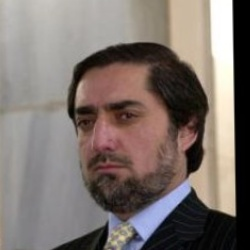
#> input picture data/lfw_funneled/Abdullah/Abdullah_0004.jpg, 250 x 250 px
$ python -i app.py   (imports and definitions only)
#> lines starting #> are read from the running program, lines starting #| are printed output that depends on the picture
import streamlit as st
from joblib import load
import numpy as np
import pandas as pd
from PIL import Image
from sklearn.preprocessing import StandardScaler
from sklearn.decomposition import PCA
import cv2

# [1 line not run here, left out]
people_names = np.genfromtxt('data/people_names.csv', delimiter=',', dtype=str)
#print(people_names)
# [2 lines not run here, left out]


face_classifier = cv2.CascadeClassifier(
    cv2.data.haarcascades + "haarcascade_frontalface_default.xml"
)

# [37 lines of commented-out code are left out]
def predict(image):
    img = image
    img_gray = cv2.cvtColor(img, cv2.COLOR_RGB2GRAY)
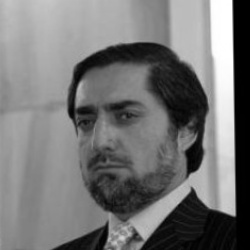
#> img_gray: shape (250, 250); min 0, max 255, mean 117.4

    faces = face_classifier.detectMultiScale(
        img_gray,
        scaleFactor=1.2,
        minNeighbors=5,
        minSize=(20, 20)
    )
#> faces = [[41, 66, 128, 128]]

    for x, y, w, h in faces:
        # Crop the face region
        face_region = img_gray[y:y+h, x:x+w]

        # Resize the cropped face to a fixed size
        face_resized = cv2.resize(face_region, (60, 60), interpolation=cv2.INTER_AREA)

        # Perform histogram equalization
        hist, bins = np.histogram(face_resized.flatten(), 256, [0, 256])
        cdf = hist.cumsum()
        cdf_normalized = cdf * hist.max() / cdf.max()
        cdf_m = np.ma.masked_equal(cdf, 0)
        cdf_m = (cdf_m - cdf_m.min()) * 255 / (cdf_m.max() - cdf_m.min())
        cdf = np.ma.filled(cdf_m, 0).astype('uint8')
        face_equalized = cdf[face_resized].reshape(60 * 60)

        img = face_equalized
#> this loop made 1 pass
#> pass 1, in predict, `face_region = img_gray[y:y+h, x:x+w]`:
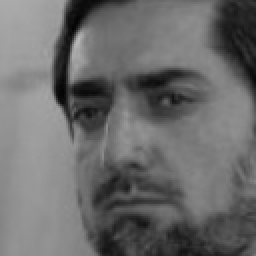
#> face_region: shape (128, 128) (shown 2 times larger); min 3, max 185, mean 107.2

    img_reshaped = img.reshape(1, -1)
    #print(img_reshaped.shape)
    # code for scaling, PCA, and prediction
#> (the run stopped early here; a loop or call above may not have finished)
